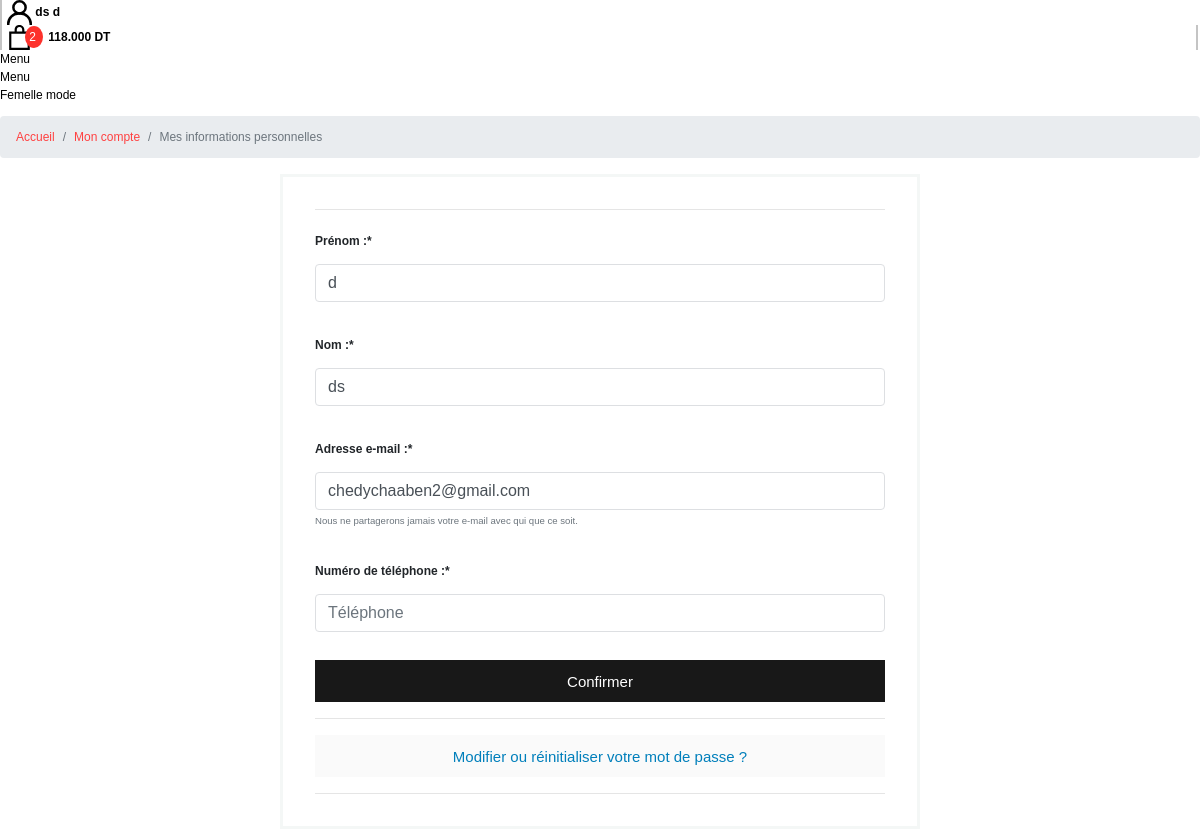
The app's page /account/profile/ (signed in) with its own data.
### users/models.py (models this page shows, shortened)
class Account(AbstractBaseUser):
	prenom 					= models.CharField(max_length=30)
	nom 					= models.CharField(max_length=30)
	phone 					= models.CharField(max_length=30)
	email 					= models.EmailField(verbose_name="email", max_length=60, unique=True)
	date_joined				= models.DateTimeField(verbose_name='date joined', auto_now_add=True)
	last_login				= models.DateTimeField(verbose_name='last login', auto_now=True)
	is_admin				= models.BooleanField(default=False)
	is_active				= models.BooleanField(default=True)
	is_staff				= models.BooleanField(default=False)
	is_superuser			= models.BooleanField(default=False)
	USERNAME_FIELD = 'email' #login field
	objects = MyAccountManager()
	def __str__(self):
		return self.email

### femalemodeapp/views.py (the view)
# urls.py: path('account/profile/',femalemodeappviews.profile, name='profile'),
@login_required
def profile(request):
    if request.method == 'POST':
        form = UserUpdateForm(request.POST, instance=request.user)
        if form.is_valid():
            form.save()
            messages.success(request, f'Votre compte a été bien modifié !')
            return redirect('/account') # you need to get him out because the user will get a weird message Of post request on hold
    else:
        form = UserUpdateForm(instance=request.user)
    context = {
       'form': form
    }
    return render(request, 'profile.html' , context)

### femalemodeapp/forms.py
class UserUpdateForm(forms.ModelForm):
    prenom = forms.CharField(label='Prénom :',widget=forms.TextInput(attrs={'placeholder': 'Prénom'}),max_length=25)
    nom = forms.CharField(label='Nom :',widget=forms.TextInput(attrs={'placeholder': 'Nom'}),max_length=25)
    email = forms.EmailField(label='Adresse e-mail :',widget=forms.TextInput(attrs={'placeholder': 'Adresse e-mail'}),max_length=50, help_text='Nous ne partagerons jamais votre e-mail avec qui que ce soit.')
    phone = forms.CharField(label='Numéro de téléphone :',widget=forms.NumberInput(attrs={'placeholder': 'Téléphone'}),max_length=30)
    class Meta:
        model = User
        fields = ['prenom', 'nom', 'email', 'phone']

### femalemode/context_processors.py (called while the page is built, shortened)
def context_to_all_templates(request):
    quantity_of_articles = 0
    cart_total = 0
    if request.user.is_authenticated:
        biglist = OrderArticle.objects.filter(user=request.user, ordered=False)
        for element in range (len(biglist)):
            quantity_of_articles += biglist[element].quantity
            cart_total += (biglist[element].article.prix * biglist[element].quantity)
        count_articles = len(biglist)
        all_orderarticles = OrderArticle.objects.filter(user=request.user, ordered=False)
    return {'quantity_of_articles': quantity_of_articles,
            'cart_total': cart_total ,
            'count_articles': count_articles ,
            'all_orderarticles':all_orderarticles ,
            }

### templates/profile.html (shortened to what this page needs)
{% extends "base.html" %}
{% load static %}
{% load crispy_forms_tags %}
{% block content %}
         <section class="section-breadcrumb">
            <nav aria-label="breadcrumb">
                <ol class="breadcrumb">
                <li class="breadcrumb-item"><a href="{% url 'homepage' %}" style="color: #ff4040; text-decoration: none;">Accueil</a></li>
                <li class="breadcrumb-item"><a href="{% url 'account' %}" style="color: #ff4040; text-decoration: none;">Mon compte</a></li>
                <li class="breadcrumb-item active" aria-current="page">Mes informations personnelles</li>
                </ol>
            </nav>
        </section>
    <section class="section-profile">
            <div class="container">
                <div class="login-box">
                    <hr/>
                <form class="form-signin" method="POST">{% csrf_token %}
                    {% for field in form.visible_fields %}
                            <div class="form-group">
                                {{ field | as_crispy_field }}
                            </div>
                    {% endfor %}
                    <div>
                        <button type="submit">
                            Confirmer
                        </button>
                    </div>
                </form>
                <hr/>
                <a href="{% url 'changepassword' request.user.id %}">
                    <button class="create-account-btn">Modifier ou réinitialiser votre mot de passe ?</button>
                </a>
                <hr/>
                </div>
            </div>
    </section>
{% endblock content %}

### templates/base.html (shortened to what this page needs)
{% load static %}
<!DOCTYPE html>
<html lang="fr" data-wf-page="60ffb35d970418db2cf89e25" data-wf-site="60ffb1a292950ba4c3b0f731" class=" w-mod-js w-mod-ix">
<head>
    <link href="https://uploads-ssl.webflow.com/60ffb1a292950ba4c3b0f731/css/dima-kutsenko.webflow.719850943.min.css" rel="stylesheet" type="text/css">
    <link rel="stylesheet" href="https://stackpath.bootstrapcdn.com/bootstrap/4.4.1/css/bootstrap.min.css">
    <link rel="stylesheet" href="{% static 'static/css/base.css' %}?v={% now "HMf" %}">
    <link rel="stylesheet" href="{% static 'static/css/homepage.css' %}?v={% now "HMf" %}">
    <link rel="stylesheet" href="{% static 'static/css/other.css' %}?v={% now "HMf" %}">
</head>
<body class="body">
    <div class="nav-bar padd-10 difference is--fixed col-wh is--main" style="position: relative;">
        <div class="nav__conteiner flex-btw is--all">
            <div class="headerBar_rightnav_login">
                <a href="{% if request.user.is_authenticated %}{% url 'account' %}{%else%}{% url 'login' %}{%endif%}" target="_self">
                    <span>{% if request.user.is_authenticated %} {%if request.user.nom != '' and request.user.prenom != '' %}{{request.user.nom}} {{request.user.prenom}}{%else%}{{request.user.email}}{%endif%} {%else%}Connxion{%endif%}</span>
                </a>
            </div>
            <div class="headerBar_rightnav_cart">
                <a href="{% url 'cart' %}" target="_self">
                    <svg class="Icon Icon--cart-desktop" role="presentation" viewBox="0 0 19 23"><path d="M0 22.985V5.995L2 6v.03l17-.014v16.968H0zm17-15H2v13h15v-13zm-5-2.882c0-2.04-.493-3.203-2.5-3.203-2 0-2.5 1.164-2.5 3.203v.912H5V4.647C5 1.19 7.274 0 9.5 0 11.517 0 14 1.354 14 4.647v1.368h-2v-.912z" fill="currentColor"></path></svg>
                    <span class="cart-products-count">
                    </span>
                    {%if quantity_of_articles > 0%}
                    <span class="cart-price" >{{cart_total}} DT</span>
                    {%endif%}
                </a>
            </div>
            <div data-w-id="fd0cc08b-093d-4aa6-383a-0559852b3721" class="nav__menu overfl-hid is--all">
                <div class="nav__menu-text p col-wh">
                    <span class="hov-out is--1" style="color: black;">Menu</span>
                </div>
                <div class="nav__menu-text p-it col-wh hov-in-parent">
                    <span class="hov-in is--1" style="color: black;">Menu</span>
                </div>
            </div>
        </div>
        <div class="nav__logo-conteiner">
            <div class="nav__logo h2-it" style="color: black;">
                <a href="/" style="color: inherit;text-decoration: none;cursor: pointer;">Femelle mode</a>
            </div>
        </div>
    </div>
    {% block content %}
    {% endblock content %}
</body>
</html>

### templates/static/css/base.css (style rules this page uses)
body { font-family: 'Montserrat', sans-serif; font-size: 12px; background-color: #FFFFFF; width: 100%; height: 100%; min-height:100vh; display: block; overflow-x: hidden; }
hr { margin-top: 1rem; margin-bottom: 1rem; border: 0; border-top: 1px solid rgba(0, 0, 0, 0.1); }
button { background: transparent; box-shadow: 0px 0px 0px transparent; border: 0px solid transparent; text-shadow: 0px 0px 0px transparent; }
.headerBar_rightnav_login { border-left: #C4C4C4 2px solid; padding: 0 5px; transition: 0.3s; }
.headerBar_rightnav_login a { text-decoration: none; padding: 30px 0px; }
.headerBar_rightnav_login svg { width: 25px; height: 25px; color: #000; }
.headerBar_rightnav_login span { color: #000; font-weight: 600; }
.headerBar_rightnav_cart { border-left: #C4C4C4 2px solid; border-right: #C4C4C4 2px solid; margin-right: 2px; padding: 0 5px; transition: 0.3s; }
.headerBar_rightnav_cart a { text-decoration: none; padding: 30px 0px; }
.headerBar_rightnav_cart svg { width: 25px; height: 25px; color: #000; }
.cart-products-count { font-size: 12px; color: #fff; background-color: #fd322c; border-radius: 100%; line-height: 12px; padding: 4px 4px; margin-left: -10px; }
.cart-price { padding: 0 5px; font-weight: 600; color: #000; }

### templates/static/css/homepage.css (style rules this page uses)
ol { display: block; list-style-type: decimal; margin-block-start: 1em; margin-block-end: 1em; margin-inline-start: 0px; margin-inline-end: 0px; padding-inline-start: 40px; }

### templates/static/css/other.css (style rules this page uses)
.login-box { width: 100%; max-width: 640px; padding: 1rem 2rem; margin: 0 auto; border: 3px solid #F4F7F6; }
.login-box div div { padding: .375rem 0; }
.login-box div label { font-weight: bold; }
.login-box div div input { width: 100%; padding: .375rem .75rem; font-size: 1rem; line-height: 1.5; border-radius: .25rem; transition: border-color .15s ease-in-out,box-shadow .15s ease-in-out; border: #dddfe2 1px solid; outline: none; }
.login-box div button { font: normal normal normal 15px/1.4em avenir-lt-w01_35-light1475496,sans-serif; width: 100%; border-color: #181818; background-color: #181818; color: #FFFFFF; height: 42px; }
.create-account-btn { font: normal normal normal 15px/1.4em avenir-lt-w01_35-light1475496,sans-serif; width: 100%; border-color: #fafafa; background-color: #fafafa; color: #007fbb; height: 42px; }
ol { display: block; list-style-type: decimal; margin-block-start: 1em; margin-block-end: 1em; margin-inline-start: 0px; margin-inline-end: 0px; padding-inline-start: 40px; }

### templates/base.html (style rules this page uses)
@media screen and (min-width: 1200px) { body { height: 100vh !important; } }

### records on screen
Account: user.nom "ds", user.prenom "d", prenom "d" "ds" "chedychaaben2@gmail.com"

### other values on screen
{{ cart_total }} "118.000"
